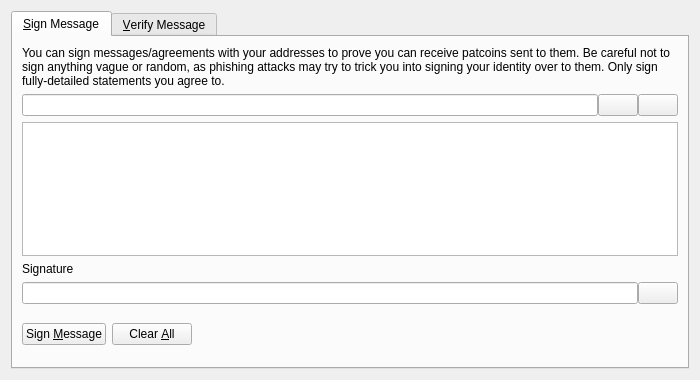
<?xml version="1.0" encoding="UTF-8"?>
<ui version="4.0">
 <class>SignVerifyMessageDialog</class>
 <widget class="QDialog" name="SignVerifyMessageDialog">
  <property name="geometry">
   <rect>
    <x>0</x>
    <y>0</y>
    <width>700</width>
    <height>380</height>
   </rect>
  </property>
  <property name="windowTitle">
   <string>Signatures - Sign / Verify a Message</string>
  </property>
  <property name="modal">
   <bool>true</bool>
  </property>
  <layout class="QVBoxLayout" name="verticalLayout">
   <item>
    <widget class="QTabWidget" name="tabWidget">
     <property name="currentIndex">
      <number>0</number>
     </property>
     <widget class="QWidget" name="tabSignMessage">
      <attribute name="title">
       <string>&amp;Sign Message</string>
      </attribute>
      <layout class="QVBoxLayout" name="verticalLayout_SM">
       <item>
        <widget class="QLabel" name="infoLabel_SM">
         <property name="text">
          <string>You can sign messages/agreements with your addresses to prove you can receive patcoins sent to them. Be careful not to sign anything vague or random, as phishing attacks may try to trick you into signing your identity over to them. Only sign fully-detailed statements you agree to.</string>
         </property>
         <property name="textFormat">
          <enum>Qt::PlainText</enum>
         </property>
         <property name="wordWrap">
          <bool>true</bool>
         </property>
        </widget>
       </item>
       <item>
        <layout class="QHBoxLayout" name="horizontalLayout_1_SM">
         <property name="spacing">
          <number>0</number>
         </property>
         <item>
          <widget class="QValidatedLineEdit" name="addressIn_SM">
           <property name="toolTip">
            <string>The Patcoin address to sign the message with</string>
           </property>
          </widget>
         </item>
         <item>
          <widget class="QPushButton" name="addressBookButton_SM">
           <property name="toolTip">
            <string>Choose previously used address</string>
           </property>
           <property name="text">
            <string/>
           </property>
           <property name="icon">
            <iconset resource="../bitcoin.qrc">
             <normaloff>:/icons/address-book</normaloff>:/icons/address-book</iconset>
           </property>
           <property name="shortcut">
            <string>Alt+A</string>
           </property>
           <property name="autoDefault">
            <bool>false</bool>
           </property>
          </widget>
         </item>
         <item>
          <widget class="QPushButton" name="pasteButton_SM">
           <property name="toolTip">
            <string>Paste address from clipboard</string>
           </property>
           <property name="text">
            <string/>
           </property>
           <property name="icon">
            <iconset resource="../bitcoin.qrc">
             <normaloff>:/icons/editpaste</normaloff>:/icons/editpaste</iconset>
           </property>
           <property name="shortcut">
            <string>Alt+P</string>
           </property>
           <property name="autoDefault">
            <bool>false</bool>
           </property>
          </widget>
         </item>
        </layout>
       </item>
       <item>
        <widget class="QPlainTextEdit" name="messageIn_SM">
         <property name="toolTip">
          <string>Enter the message you want to sign here</string>
         </property>
        </widget>
       </item>
       <item>
        <widget class="QLabel" name="signatureLabel_SM">
         <property name="text">
          <string>Signature</string>
         </property>
         <property name="textFormat">
          <enum>Qt::PlainText</enum>
         </property>
        </widget>
       </item>
       <item>
        <layout class="QHBoxLayout" name="horizontalLayout_2_SM">
         <property name="spacing">
          <number>0</number>
         </property>
         <item>
          <widget class="QLineEdit" name="signatureOut_SM">
           <property name="font">
            <font>
             <italic>true</italic>
            </font>
           </property>
           <property name="readOnly">
            <bool>true</bool>
           </property>
          </widget>
         </item>
         <item>
          <widget class="QPushButton" name="copySignatureButton_SM">
           <property name="toolTip">
            <string>Copy the current signature to the system clipboard</string>
           </property>
           <property name="text">
            <string/>
           </property>
           <property name="icon">
            <iconset resource="../bitcoin.qrc">
             <normaloff>:/icons/editcopy</normaloff>:/icons/editcopy</iconset>
           </property>
           <property name="autoDefault">
            <bool>false</bool>
           </property>
          </widget>
         </item>
        </layout>
       </item>
       <item>
        <layout class="QHBoxLayout" name="horizontalLayout_3_SM">
         <item>
          <widget class="QPushButton" name="signMessageButton_SM">
           <property name="toolTip">
            <string>Sign the message to prove you own this Patcoin address</string>
           </property>
           <property name="text">
            <string>Sign &amp;Message</string>
           </property>
           <property name="icon">
            <iconset resource="../bitcoin.qrc">
             <normaloff>:/icons/edit</normaloff>:/icons/edit</iconset>
           </property>
           <property name="autoDefault">
            <bool>false</bool>
           </property>
          </widget>
         </item>
         <item>
          <widget class="QPushButton" name="clearButton_SM">
           <property name="toolTip">
            <string>Reset all sign message fields</string>
           </property>
           <property name="text">
            <string>Clear &amp;All</string>
           </property>
           <property name="icon">
            <iconset resource="../bitcoin.qrc">
             <normaloff>:/icons/remove</normaloff>:/icons/remove</iconset>
           </property>
           <property name="autoDefault">
            <bool>false</bool>
           </property>
          </widget>
         </item>
         <item>
          <spacer name="horizontalSpacer_1_SM">
           <property name="orientation">
            <enum>Qt::Horizontal</enum>
           </property>
           <property name="sizeHint" stdset="0">
            <size>
             <width>40</width>
             <height>48</height>
            </size>
           </property>
          </spacer>
         </item>
         <item>
          <widget class="QLabel" name="statusLabel_SM">
           <property name="font">
            <font>
             <weight>75</weight>
             <bold>true</bold>
            </font>
           </property>
           <property name="text">
            <string/>
           </property>
           <property name="wordWrap">
            <bool>true</bool>
           </property>
          </widget>
         </item>
         <item>
          <spacer name="horizontalSpacer_2_SM">
           <property name="orientation">
            <enum>Qt::Horizontal</enum>
           </property>
           <property name="sizeHint" stdset="0">
            <size>
             <width>40</width>
             <height>48</height>
            </size>
           </property>
          </spacer>
         </item>
        </layout>
       </item>
      </layout>
     </widget>
     <widget class="QWidget" name="tabVerifyMessage">
      <attribute name="title">
       <string>&amp;Verify Message</string>
      </attribute>
      <layout class="QVBoxLayout" name="verticalLayout_VM">
       <item>
        <widget class="QLabel" name="infoLabel_VM">
         <property name="text">
          <string>Enter the receiver's address, message (ensure you copy line breaks, spaces, tabs, etc. exactly) and signature below to verify the message. Be careful not to read more into the signature than what is in the signed message itself, to avoid being tricked by a man-in-the-middle attack. Note that this only proves the signing party receives with the address, it cannot prove sendership of any transaction!</string>
         </property>
         <property name="textFormat">
          <enum>Qt::PlainText</enum>
         </property>
         <property name="alignment">
          <set>Qt::AlignLeading|Qt::AlignLeft|Qt::AlignTop</set>
         </property>
         <property name="wordWrap">
          <bool>true</bool>
         </property>
        </widget>
       </item>
       <item>
        <layout class="QHBoxLayout" name="horizontalLayout_1_VM">
         <property name="spacing">
          <number>0</number>
         </property>
         <item>
          <widget class="QValidatedLineEdit" name="addressIn_VM">
           <property name="toolTip">
            <string>The Patcoin address the message was signed with</string>
           </property>
          </widget>
         </item>
         <item>
          <widget class="QPushButton" name="addressBookButton_VM">
           <property name="toolTip">
            <string>Choose previously used address</string>
           </property>
           <property name="text">
            <string/>
           </property>
           <property name="icon">
            <iconset resource="../bitcoin.qrc">
             <normaloff>:/icons/address-book</normaloff>:/icons/address-book</iconset>
           </property>
           <property name="shortcut">
            <string>Alt+A</string>
           </property>
           <property name="autoDefault">
            <bool>false</bool>
           </property>
          </widget>
         </item>
        </layout>
       </item>
       <item>
        <widget class="QPlainTextEdit" name="messageIn_VM"/>
       </item>
       <item>
        <widget class="QValidatedLineEdit" name="signatureIn_VM"/>
       </item>
       <item>
        <layout class="QHBoxLayout" name="horizontalLayout_2_VM">
         <item>
          <widget class="QPushButton" name="verifyMessageButton_VM">
           <property name="toolTip">
            <string>Verify the message to ensure it was signed with the specified Patcoin address</string>
           </property>
           <property name="text">
            <string>Verify &amp;Message</string>
           </property>
           <property name="icon">
            <iconset resource="../bitcoin.qrc">
             <normaloff>:/icons/transaction_0</normaloff>:/icons/transaction_0</iconset>
           </property>
           <property name="autoDefault">
            <bool>false</bool>
           </property>
          </widget>
         </item>
         <item>
          <widget class="QPushButton" name="clearButton_VM">
           <property name="toolTip">
            <string>Reset all verify message fields</string>
           </property>
           <property name="text">
            <string>Clear &amp;All</string>
           </property>
           <property name="icon">
            <iconset resource="../bitcoin.qrc">
             <normaloff>:/icons/remove</normaloff>:/icons/remove</iconset>
           </property>
           <property name="autoDefault">
            <bool>false</bool>
           </property>
          </widget>
         </item>
         <item>
          <spacer name="horizontalSpacer_1_VM">
           <property name="orientation">
            <enum>Qt::Horizontal</enum>
           </property>
           <property name="sizeHint" stdset="0">
            <size>
             <width>40</width>
             <height>48</height>
            </size>
           </property>
          </spacer>
         </item>
         <item>
          <widget class="QLabel" name="statusLabel_VM">
           <property name="font">
            <font>
             <weight>75</weight>
             <bold>true</bold>
            </font>
           </property>
           <property name="text">
            <string/>
           </property>
           <property name="wordWrap">
            <bool>true</bool>
           </property>
          </widget>
         </item>
         <item>
          <spacer name="horizontalSpacer_2_VM">
           <property name="orientation">
            <enum>Qt::Horizontal</enum>
           </property>
           <property name="sizeHint" stdset="0">
            <size>
             <width>40</width>
             <height>48</height>
            </size>
           </property>
          </spacer>
         </item>
        </layout>
       </item>
      </layout>
     </widget>
    </widget>
   </item>
  </layout>
 </widget>
 <customwidgets>
  <customwidget>
   <class>QValidatedLineEdit</class>
   <extends>QLineEdit</extends>
   <header>qt/qvalidatedlineedit.h</header>
  </customwidget>
 </customwidgets>
 <resources>
  <include location="../bitcoin.qrc"/>
 </resources>
 <connections/>
</ui>
